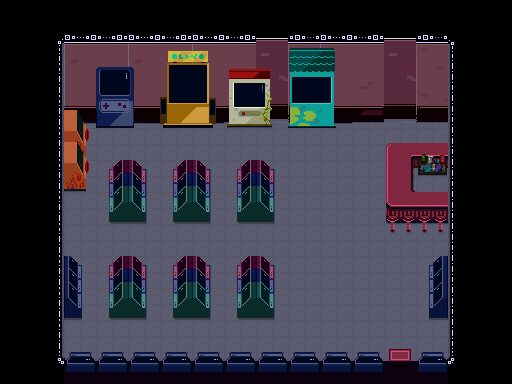

Rendered tile map (Tiled .tmx) drawn with the repository's tilesets; below, a short description and the full map source, tile grids included:
An orthogonal 16x12 tile map with 32x32 px tiles, 4 tile layers (bg, stuff, more stuff, even more) and 8 objects.

<map version="1.2" tiledversion="1.2.1" orientation="orthogonal" renderorder="right-down" width="16" height="12" tilewidth="32" tileheight="32" infinite="0" nextlayerid="7" nextobjectid="14">
 <tileset firstgid="1" source="test.tsx" />
 <layer id="1" name="bg" width="16" height="12">
  <data encoding="csv">
5,5,5,5,5,5,5,5,5,5,5,5,5,5,5,5,
5,53,22,23,22,23,22,23,24,25,22,23,24,25,69,5,
5,21,38,39,38,39,38,39,40,41,38,39,40,41,37,5,
5,21,54,55,54,55,54,58,56,57,54,58,56,57,37,5,
5,21,72,72,72,72,72,72,72,72,72,72,72,72,37,5,
5,21,72,72,72,72,72,72,72,72,72,72,72,72,37,5,
5,21,72,72,72,72,72,72,72,72,72,72,72,72,37,5,
5,21,72,72,72,72,72,72,72,72,72,72,72,72,37,5,
5,21,72,72,72,72,72,72,72,72,72,72,72,72,37,5,
5,21,72,72,72,72,72,72,72,72,72,72,72,72,37,5,
5,21,72,72,72,72,72,72,72,72,72,72,72,72,37,5,
5,84,86,87,87,87,87,87,87,87,87,87,87,88,85,5
</data>
 </layer>
 <layer id="2" name="stuff" width="16" height="12">
  <data encoding="csv">
0,0,0,0,0,0,0,0,0,0,0,0,0,0,0,0,
0,0,0,0,0,76,77,0,0,78,79,0,0,0,0,0,
0,0,0,90,91,92,93,121,122,94,95,0,0,0,0,0,
0,0,0,106,107,108,109,137,138,110,111,0,0,0,0,0,
0,0,0,0,0,0,0,0,0,0,0,0,155,156,0,0,
0,0,0,125,126,125,126,125,126,0,0,0,171,172,0,0,
0,0,0,141,142,141,142,141,142,0,0,0,187,188,0,0,
0,0,0,0,0,0,0,0,0,0,0,0,0,0,0,0,
0,0,0,125,126,125,126,125,126,0,0,0,0,0,0,0,
0,0,0,141,142,141,142,141,142,0,0,0,0,0,0,0,
0,0,0,0,0,0,0,0,67,0,0,0,66,0,0,0,
0,0,0,0,0,0,0,0,83,0,0,0,82,0,0,0
</data>
 </layer>
 <layer id="3" name="more stuff" width="16" height="12">
  <data encoding="csv">
0,0,0,0,0,0,0,0,0,0,0,0,0,0,0,0,
0,0,0,0,0,0,0,0,0,0,0,0,0,0,0,0,
0,0,0,0,0,0,0,0,0,0,0,0,0,0,0,0,
0,0,175,176,0,0,0,0,0,0,0,0,0,0,0,0,
0,0,191,192,0,0,0,0,0,0,0,0,0,3,0,0,
0,0,0,0,0,0,0,0,0,0,0,170,0,19,0,0,
0,0,0,0,0,0,0,0,0,0,0,0,173,173,0,0,
0,0,0,0,0,0,0,0,0,0,0,0,189,189,0,0,
0,0,124,0,0,0,0,0,0,0,0,0,0,123,0,0,
0,0,140,0,0,0,0,0,0,0,0,0,0,139,0,0,
0,0,0,0,0,0,0,0,0,0,0,0,0,0,0,0,
0,0,186,186,186,186,186,186,186,186,186,186,0,186,0,0
</data>
 </layer>
 <layer id="4" name="even more" width="16" height="12">
  <data encoding="csv">
0,0,0,0,0,0,0,0,0,0,0,0,0,0,0,0,
0,0,0,0,0,0,0,0,0,0,0,0,0,0,0,0,
0,0,0,0,0,0,0,0,0,0,0,0,0,0,0,0,
0,0,0,0,0,0,0,0,0,0,0,0,0,0,0,0,
0,0,175,176,0,0,0,0,0,0,0,0,0,0,0,0,
0,0,191,192,0,0,0,0,0,0,0,196,0,0,0,0,
0,0,0,0,0,0,0,0,0,0,0,0,0,0,0,0,
0,0,0,0,0,0,0,0,0,0,0,0,0,0,0,0,
0,0,0,0,0,0,0,0,0,0,0,0,0,0,0,0,
0,0,0,0,0,0,0,0,0,0,0,0,0,0,0,0,
0,0,0,0,0,0,0,0,0,0,0,0,0,0,0,0,
0,0,0,0,0,0,0,0,0,0,0,0,0,0,0,0
</data>
 </layer>
 <objectgroup id="6" name="objects">
  <object id="1" gid="117" x="63.5" y="341" width="32" height="32" />
  <object id="2" gid="119" x="383" y="141" width="32" height="32" />
  <object id="3" gid="147" x="219.5" y="223" width="32" height="32" />
  <object id="4" gid="118" x="114" y="240.5" width="32" height="32" />
  <object id="8" gid="151" x="414" y="219" width="32" height="32" />
  <object id="11" gid="150" x="362" y="221.5" width="32" height="32" />
  <object id="12" gid="134" x="416" y="192" width="32" height="32" />
  <object id="13" gid="147" x="154.545" y="290.182" width="32" height="32" />
 </objectgroup>
</map>